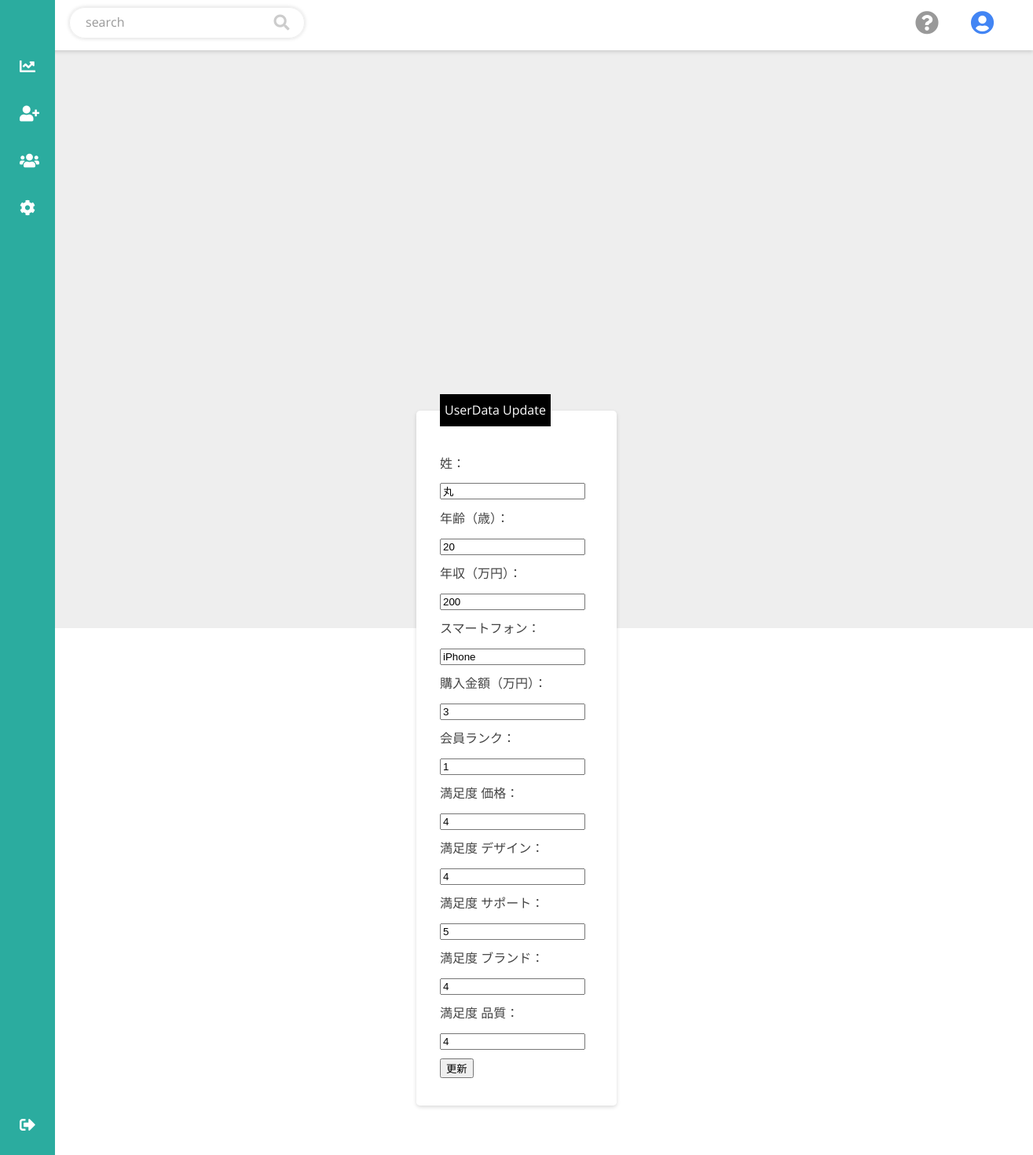
Screenshot of /detail.php?id=3 with the database file from the repository.
### tables this page shows
CREATE TABLE IF NOT EXISTS `a_table` (
`id` int(12) NOT NULL,
  `last_name` varchar(64) NOT NULL,
  `indate` datetime NOT NULL,
  `device` varchar(64) NOT NULL,
  `age` int(3) NOT NULL,
  `annual_income` int(64) NOT NULL,
  `rank` int(1) NOT NULL,
  `answer_kakaku` int(1) NOT NULL,
  `answer_design` int(1) NOT NULL,
  `answer_support` int(1) NOT NULL,
  `answer_brand` int(1) NOT NULL,
  `answer_quality` int(1) NOT NULL,
  `sales` int(12) NOT NULL
);

### detail.php (the view, shortened to what this page needs)
<?php
$id = $_GET['id'];
try {
    $pdo = new PDO('mysql:dbname=analytics_db;charset=utf8;host=localhost','root','');
    } catch (PDOException $e) {
      exit('データベースに接続できませんでした。'.$e->getMessage());
    }
$sql = "SELECT * FROM a_table WHERE id=:id";
$stmt = $pdo->prepare($sql);
$stmt->bindValue(':id', $id, PDO::PARAM_INT);
$status = $stmt->execute();
if ($status==false) {
    $error = $stmt->errorInfo();
    exit("ErrorQuery:".$error[2]);
} else {
    $row = $stmt->fetch();
}
?>
<!DOCTYPE html>
<html lang="ja">
  <head>
    <link rel="stylesheet" href="css/style.css">
    <link href="https://use.fontawesome.com/releases/v5.15.1/css/all.css" rel="stylesheet">
  </head>
  <body>
    <header id="header">
      <div class="header-container">
      <ul class="nav-list">
        <li>
          <div class="search">
            <p class="search-text">search</p>
            <i class="fas fa-search"></i>
          </div>
        </li>
        <li>
          <a href="" class="help-icon"><i class="fas fa-question-circle"></i></a>
        </li>
        <li>
          <a href="" class="account-icon"><i class="fas fa-user-circle"></i></a>
        </li>
      </ul>
      </div>
    </header>
    <div id="sidebar">
      <ul class="side-ul">
        <li>
          <a href="http://localhost/dev_20_php_03/php3_kadai/index.php" class="side-icon"><i class="fas fa-chart-line"></i></a>
        </li>
        <li>
          <a href="http://localhost/dev_20_php_03/php3_kadai/create.php" class="side-icon"><i class="fas fa-user-plus"></i></a>
        </li>
        <li>
          <a href="http://localhost/dev_20_php_03/php3_kadai/select.php" class="side-icon"><i class="fas fa-users"></i></a>
        </li>
        <li>
          <a href="" class="side-icon"><i class="fas fa-cog"></i></a>
        </li>
        <li>
          <a href="" class="side-icon sign-out-icon"><i class="fas fa-sign-out-alt"></i></a>
        </li>
      </ul>
    </div>
  <main id="main">
      <div class="main-container">
        <div class="left-margin"></div>
        <form method="post" action="update.php">
          <fieldset>
            <legend>UserData Update</legend>
            <label>姓：<input type="text" name="last_name" value="<?=$row["last_name"]?>"></label><br>
            <label>年齢（歳）：<input type="text" name="age" value="<?=$row["age"]?>"></label><br>
            <label>年収（万円）：<input type="text" name="annual_income" value="<?=$row["annual_income"]?>"></label><br>
            <label>スマートフォン：<input type="text" name="device" value="<?=$row["device"]?>"></label><br>
            <label>購入金額（万円）：<input type="text" name="sales" value="<?=$row["sales"]?>"></label><br>
            <label>会員ランク：<input type="text" name="rank" value="<?=$row["rank"]?>"></label><br>
            <label>満足度 価格：<input type="text" name="answer_kakaku" value="<?=$row["answer_kakaku"]?>"></label><br>
            <label>満足度 デザイン：<input type="text" name="answer_design" value="<?=$row["answer_design"]?>"></label><br>
            <label>満足度 サポート：<input type="text" name="answer_support" value="<?=$row["answer_support"]?>"></label><br>
            <label>満足度 ブランド：<input type="text" name="answer_brand" value="<?=$row["answer_brand"]?>"></label><br>
            <label>満足度 品質：<input type="text" name="answer_quality" value="<?=$row["answer_quality"]?>"></label><br>
            <input type="submit" value="更新">
            </fieldset>
          </div>
  </body>

### css/style.css (style rules this page uses)
* { box-sizing: border-box; }
html { height: 100%; }
body { height: 100%; margin: 0; font-family: "Open Sans","Hiragino Kaku Gothic ProN"; font-size: 16px; color:white; }
ul { list-style: none; margin: 0; padding: 0; }
a { text-decoration: none; }
header { height: 8%; }
.header-container { height: 100%; background-color: white; box-shadow: 0 2px 5px rgba(0, 0, 0, 0.15); position:relative; }
.search { display: flex; margin: 9px 0 5px 88px; height: 40px; width: 300px; border-radius: 20px; border: solid 1px #eee; box-shadow: 0 0 5px rgba(0, 0, 0, 0.15); }
.search-text { margin: 7px 0 7px 20px; color: #999; }
.fa-search { color: #ccc; font-size: 20px; margin: 9px 0 9px 190px; }
.nav-list { display: flex; }
.help-icon { position: fixed; top: 8px; right: 120px; color: #999; font-size: 30px; }
.account-icon { position: fixed; top: 8px; right: 50px; color: #4285F4; font-size: 30px; }
#sidebar { position: fixed; top: 0px; left: 0px; background-color: #2BAC9F; height: 100%; width: 70px; }
.side-ul { margin-top: 55px; }
.side-icon { padding-left:25px; line-height: 60px; color: white; font-size: 20px; }
.sign-out-icon { position: fixed; bottom: 15px; left: 0px; }
main { height: 92%; width: 100%; background-color: #eee; }
.main-container { height: 100%; width: 100%; display: flex; flex-wrap: wrap; }
.left-margin { height: 50%; width: 4.6%; display: flex; }
fieldset { background-color: white; border: none; border-radius:5px; box-shadow: 0 2px 5px rgba(0, 0, 0, 0.15); margin: 70px 530px; padding: 30px; line-height: 35px; }
legend { background-color: #000; color: #fff; padding: 3px 6px; }
label { color: #444; }

### rows the page displays
a_table: last_name "丸", age "20", annual_income "200", device "iPhone", sales "3", rank "1", answer_kakaku "4", answer_design "4", answer_support "5", answer_brand "4", answer_quality "4"
